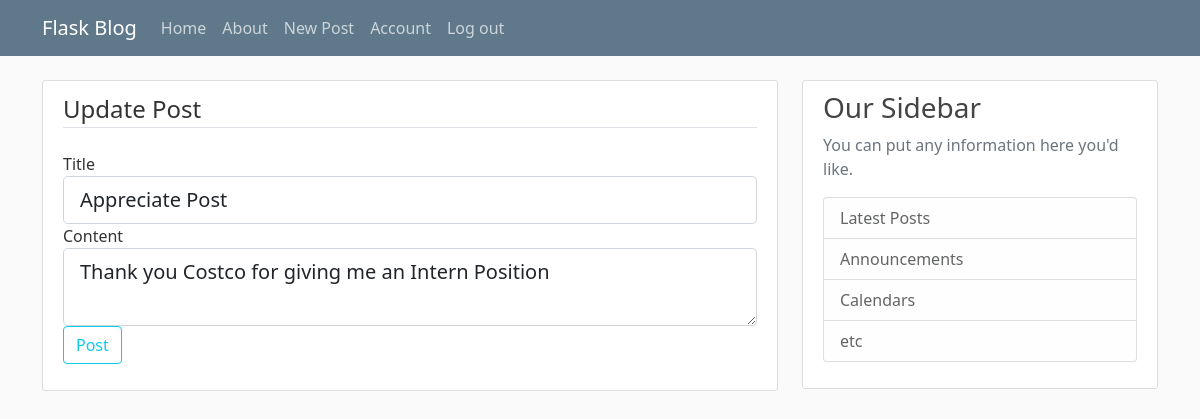
/post/8/update (signed in), run on the app's committed database.
### flaskblog/models.py (models this page shows, shortened)
class Post(db.Model):
    id =db.Column(db.Integer, primary_key=True)
    title=db.Column(db.String(100),nullable=False)
    date_posted=db.Column(db.DateTime,nullable=False, default=datetime.utcnow)
    content= db.Column(db.Text, nullable=False)
    user_id= db.Column(db.Integer, db.ForeignKey('user.id'),nullable=False)

### flaskblog/routes.py (the view)
@app.route("/post/<int:post_id>/update",methods=['GET','POST'])
@login_required
def update_post(post_id):
    post= Post.query.get_or_404(post_id)
    if post.author!= current_user:
        abort(403)
    form= PostForm()
    if form.validate_on_submit():
        post.title =form.title.data
        post.content = form.content.data
        db.session.commit()
        flash('Your Post has been updated', 'success')
        return redirect(url_for('post',post_id=post.id))
    elif request.method=='GET':
        form.title.data=post.title
        form.content.data=post.content
    return render_template('create_post.html',title='Update Post',form=form, legend='Update Post')

### flaskblog/forms.py
class PostForm(FlaskForm):
    title = StringField('Title', validators=[DataRequired()])
    content = TextAreaField('Content', validators=[DataRequired()])
    submit =SubmitField('Post')

### flaskblog/models.py (called while the page is built)
@login_manager.user_loader
def load_user(user_id):
    return User.query.get(int(user_id))

### flaskblog/templates/create_post.html (shortened to what this page needs)
{% extends "layout.html" %}
{% block content %}
<div class="content-section">
    <form method="POST" action="">
        <fieldset class="form-group">
            <legend class="border-bottom mb-4">{{ legend }}</legend>
            <div class="form-group">
                {{ form.title.label(class="form-control-label") }}
                {% if form.title.errors %}
                    {{ form.title(class="form-control form-control-lg is-invalid") }}
                    <div class="invalid-feedback">
                        {% for error in form.title.errors %}
                            <span>{{ error }}</span>
                        {% endfor %}
                    </div>
                {% else %}
                    {{ form.title(class="form-control form-control-lg") }}
                {% endif %}
            </div>
            <div class="form-group">
                {{ form.content.label(class="form-control-label") }}
                {% if form.content.errors %}
                    {{ form.content(class="form-control form-control-lg is-invalid") }}
                    <div class="invalid-feedback">
                        {% for error in form.content.errors %}
                            <span>{{ error }}</span>
                        {% endfor %}
                    </div>
                {% else %}
                    {{ form.content(class="form-control form-control-lg") }}
                {% endif %}
            </div>
        </fieldset>
        <div class="form-group">
            {{ form.submit(class="btn btn-outline-info") }}
        </div>
    </form>
</div>
{% endblock content %}

### flaskblog/static/main.css (style rules this page uses)
body { background: #fafafa; color: #333333; margin-top: 5rem; }
.content-section { background: #ffffff; padding: 10px 20px; border: 1px solid #dddddd; border-radius: 3px; margin-bottom: 20px; }

### data on the page
Post: title "Appreciate Post", content "Thank you Costco for giving me an Intern Position"

### other printed values
{{ legend }} "Update Post"
